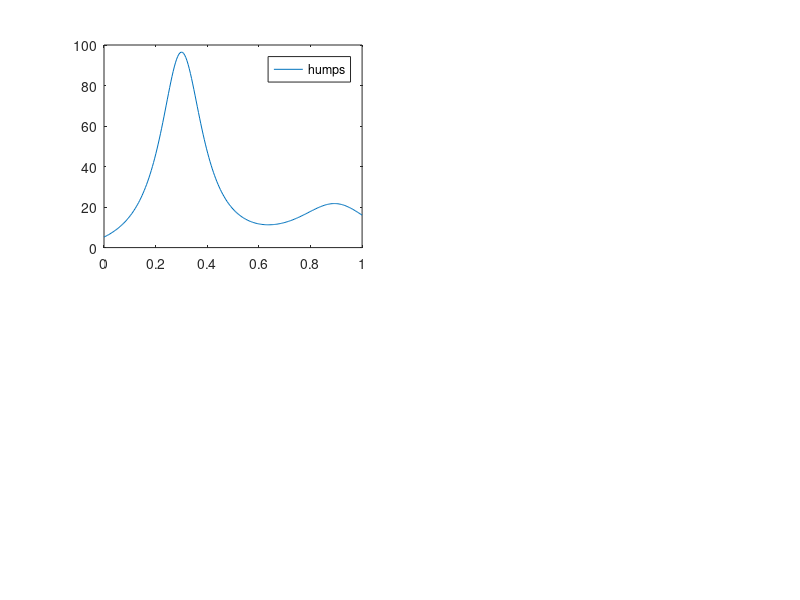

MATLAB code for this plot: (Note: this script raises an error after producing the figure.)
clear all, close all, clc;

subplot(221),fplot(@humps,[0,1]);
%asumir particion difusa del universo 0.5
a=newfis('parabola','mamdani');
a=addvar(a,'input','X',[0 1]);
a=addmf(a,'input',1,'mf1','trimf',[0 0 0.15]);
a=addmf(a,'input',1,'mf2','trimf',[0 0.3 0.637]);
a=addmf(a,'input',1,'mf3','trimf',[0.3 0.637 0.8927]);
a=addmf(a,'input',1,'mf4','trimf',[0.637 0.8927 1]);
a=addmf(a,'input',1,'mf5','trimf',[0.8927 1 1]);
subplot(223), plotmf(a,'input',1)

% Se seleccionan 3 MFs output (proyeccion)


a=addvar(a,'output','Y',[0 1]);
a=addmf(a,'output',1,'mf1','trimf',[0.04 0.05 0.06]);
a=addmf(a,'output',1,'mf2','trimf',[0.95 0.97 0.98]);
a=addmf(a,'output',1,'mf3','trimf',[0.10 0.11 0.12]);
a=addmf(a,'output',1,'mf4','trimf',[0.21 0.22 0.23]);
a=addmf(a,'output',1,'mf5','trimf',[0.15 0.16 0.17]);
subplot(222), plotmf(a,'output',1)


% Regla Base del Conocimiento
BR = [1 1 1 1
      2 2 1 1
      3 3 1 1
      4 4 1 1
      5 5 1 1];
a=addrule(a,BR);
a=writefis(a,'parab1');

% Lectura del FIS (Fuzzy Inference System)
b=readfis('parab1');
surfview(b)


